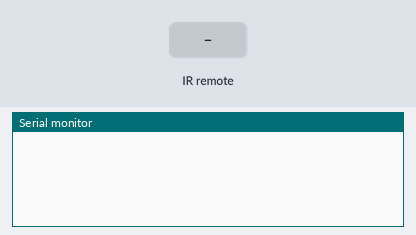
The sketch below on a simulated Arduino Uno, built with avr-gcc and run on an emulated ATmega328P. Parts: the last lines printed to the serial monitor. The test bench sets the inputs (shaded band).

Above: at 1.2 s.
1.3 s: infrared code 0x20DFA25D received
At 1.8 s:
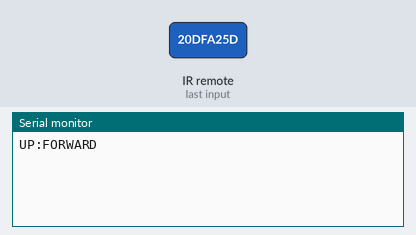
2.8 s: infrared code 0x20DF629D received
At 4.2 s:
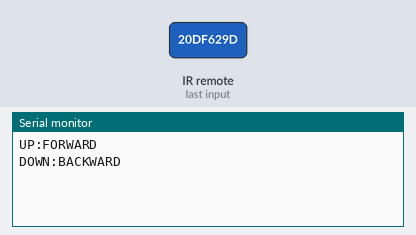

The sketch:

lesson-5-ir-logic.ino
```cpp
/*
  Do something when IR Remote keys are pressed.

  Armed with our remote's unique hexadecimal codes we can use the information
  to control our bots. In this lesson we will create some flow logic in the form
  of a 'switch statement' and assign a function to each key press.

  Requires the IRremote.h library be included
  Download it from here: http://z3t0.github.io/Arduino-IRremote/
*/
#include <IRremote.h>


/*
  Creating a constant variable and using it throughout your application allows
  you to update the variable once and the change is reflected everywhere it's
  used. In general defining variables that you may need to adjust on the fly
  is concidered best practice.

  In this sketch RECV_PIN is set to 10, but it could be any digital signal pin
  that is available on your board. We will read the signal pin and store the
  decoded code in the 'results' variable.
*/
const int RECV_PIN = 10;
IRrecv irrecv(RECV_PIN);
decode_results IRresults;
unsigned long key_value = 0;


/*
  The setup function runs once when you press reset or power the board. The
  "void" keyword indicates that the function is not expected to return any
  information to the larger program.

   In this lesson we will setup the serial monitor so we can output the codes
   we decoded to the serial monitor.
*/
void setup(){
  Serial.begin(9600);
  irrecv.enableIRIn();
  irrecv.blink13(true);
}


/*
  The loop function runs over and over again forever.
  This is the main loop for your application.

  In this sketch we will create two switch blocks that will execute only when
  the defined key (code) on the remote is pressed. In our example we will print
  a message to the serial monitor indicating what case we are in. In your bots
  code, you would likely replace it with your bots driving functions.
*/
void loop() {

  if (irrecv.decode(&IRresults)){

    if (IRresults.value == 0XFFFFFFFF)
      IRresults.value = key_value;

    switch(IRresults.value){
      case 0x20DFA25D:    // Replace with your code for forward
        Serial.println("UP:FORWARD");
        // add code for driving forward here
      break;

      case 0x20DF629D:  // Replace with your code for forward
        Serial.println("DOWN:BACKWARD");
        // add code for driving backwards here
      break;
    }
    key_value = IRresults.value;
    irrecv.resume();
  }
}
```

Measured:
- after the input at 1.3 s, the serial monitor: prints a new line at once (image 1)
- after the input at 2.8 s, the serial monitor: prints a new line at once (image 2)
